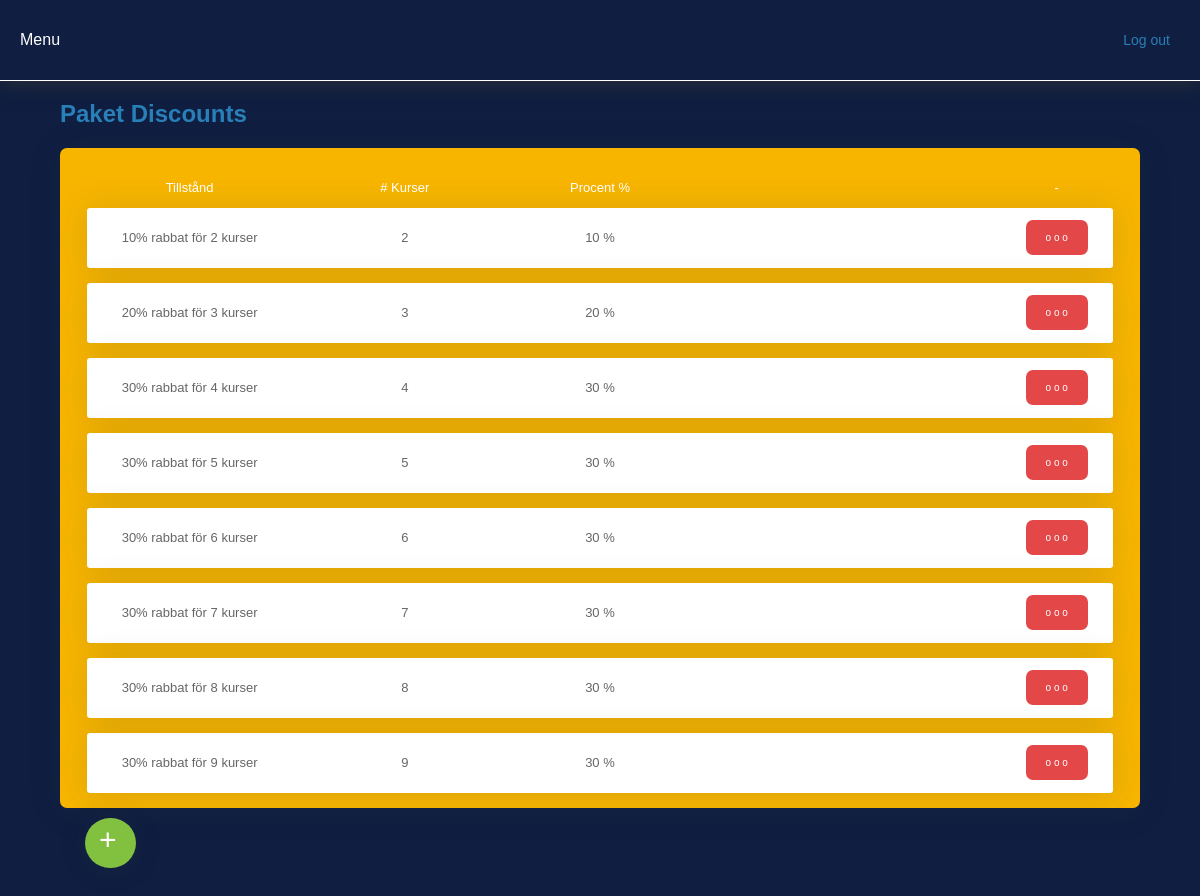
Page /admin/p_discount.php (signed in) on the committed database.
### tables this page shows
CREATE TABLE `pack_discount` (
  `id_p_discount` int(11) NOT NULL,
  `package_conditions` text,
  `percent` int(11) DEFAULT NULL,
  `valor` int(11) DEFAULT NULL
);

### admin/inc/p_discount_list.php (the view, shortened to what this page needs)
<div class="user_div">
<table width="100%" cellspacing="0" class="table_user" style="background-color: #F7B500;margin: 20px auto 0; ">
    <tr height="40" style="color: #FFF;">
        <td width="20%" nowrap="nowrap" align="center" style="padding: 0 0 0 0; border-bottom: 1px solid #F7B500;">Tillstånd</td>
        <td width="20%" nowrap="nowrap" align="center" style="padding: 0 0 0 20px; border-bottom: 1px solid #F7B500;"># Kurser</td>
        <td width="20%" nowrap="nowrap" align="center" style="padding: 0 0 0 0; border-bottom: 1px solid #F7B500;">Procent %</td>
        <td width="30%" nowrap="nowrap" align="center" style="padding: 0 0 0 0; border-bottom: 1px solid #F7B500;"></td>
        <td width="10%" nowrap="nowrap" align="center" style="padding: 0 10px 0 0; border-bottom: 1px solid #F7B500;">-</td>
    </tr>
</table>
    <?php if ($row_DatosConsulta > 0) {  ?>
    <?php do { ?>
<table width="100%" cellspacing="0" class="table_user" style="margin: 0 auto 15px; box-shadow: 0 .15rem 2rem 0 rgba(58,59,69,.15)!important;">
    <tr class="line" height="60">
        <td width="20%" nowrap="nowrap" align="center" style="padding: 0 0 0 0;"><?php echo $row_DatosConsulta['package_conditions']; ?></td>
        <td width="20%" nowrap="nowrap" align="center" style="padding: 0 0 0 20px;"><?php echo $row_DatosConsulta['valor']; ?></td>
        <td width="20%" nowrap="nowrap" align="center" style="padding: 0 0 0 0;"><?php echo $row_DatosConsulta['percent']; ?> %</td>
        <td width="30%" nowrap="nowrap" align="center" style="padding: 0 0 0 0;"></td>
        <td width="10%" nowrap="nowrap" align="center" style="padding: 0 10px 0 0;">
            <div class="arternative">
                <button class="artbtn">o o o</button>
            </div>
        </td>
    </tr>
    <?php } while ($row_DatosConsulta = mysqli_fetch_assoc($DatosConsulta));
    } ?>
</table>
</div>
<a href="p_discount.php?new=1"><div class="flying_button">+</div></a>

### admin/css/style_adm.css (style rules this page uses)
body { margin:0 auto; padding:0; font-family: 'Lucida Sans', 'Lucida Sans Regular', 'Lucida Grande', 'Lucida Sans Unicode', Geneva, Verdana, sans-serif; background-color: #0F1E41; }
a { margin: 0; }
.container a { text-decoration: none; color: rgb(52, 160, 233); }
.table_user { width: 95%; background-color: #FFF; font-size: 13px; border-radius: 3px; }
.line { color: #666; }
.user_div { width: 90%; overflow: auto; background-color: #F7B500; margin: 0px auto 110px; border-radius: 7px; box-shadow: 0 .15rem 2rem 0 rgba(58,59,69,.15)!important; }
.flying_button { width: 20px; height: 40px; padding: 5px 17px 5px 14px; border-radius: 25px; background-color: #82C040; color: #FFF; box-shadow: 0 .15rem 1.75rem 0 rgba(58,59,69,.15)!important; font-size: 30px; position: fixed; left: 85px; bottom: 50px; cursor: pointer; }
.artbtn { background-color: #E34747; color: white; padding: 12px 20px; border-radius: 7px; font-size: 16px; border: none; cursor: pointer; font-size: 10px; }
.arternative { display: inline-block; }

### rows in the picture
pack_discount: package_conditions "10% rabbat för 2 kurser", valor "2", percent "10"
pack_discount: package_conditions "20% rabbat för 3 kurser", valor "3", percent "20"
pack_discount: package_conditions "30% rabbat för 4 kurser", valor "4", percent "30"
pack_discount: package_conditions "30% rabbat för 5 kurser", valor "5", percent "30"
pack_discount: package_conditions "30% rabbat för 6 kurser", valor "6", percent "30"
pack_discount: package_conditions "30% rabbat för 7 kurser", valor "7", percent "30"
pack_discount: package_conditions "30% rabbat för 8 kurser", valor "8", percent "30"
pack_discount: package_conditions "30% rabbat för 9 kurser", valor "9", percent "30"
